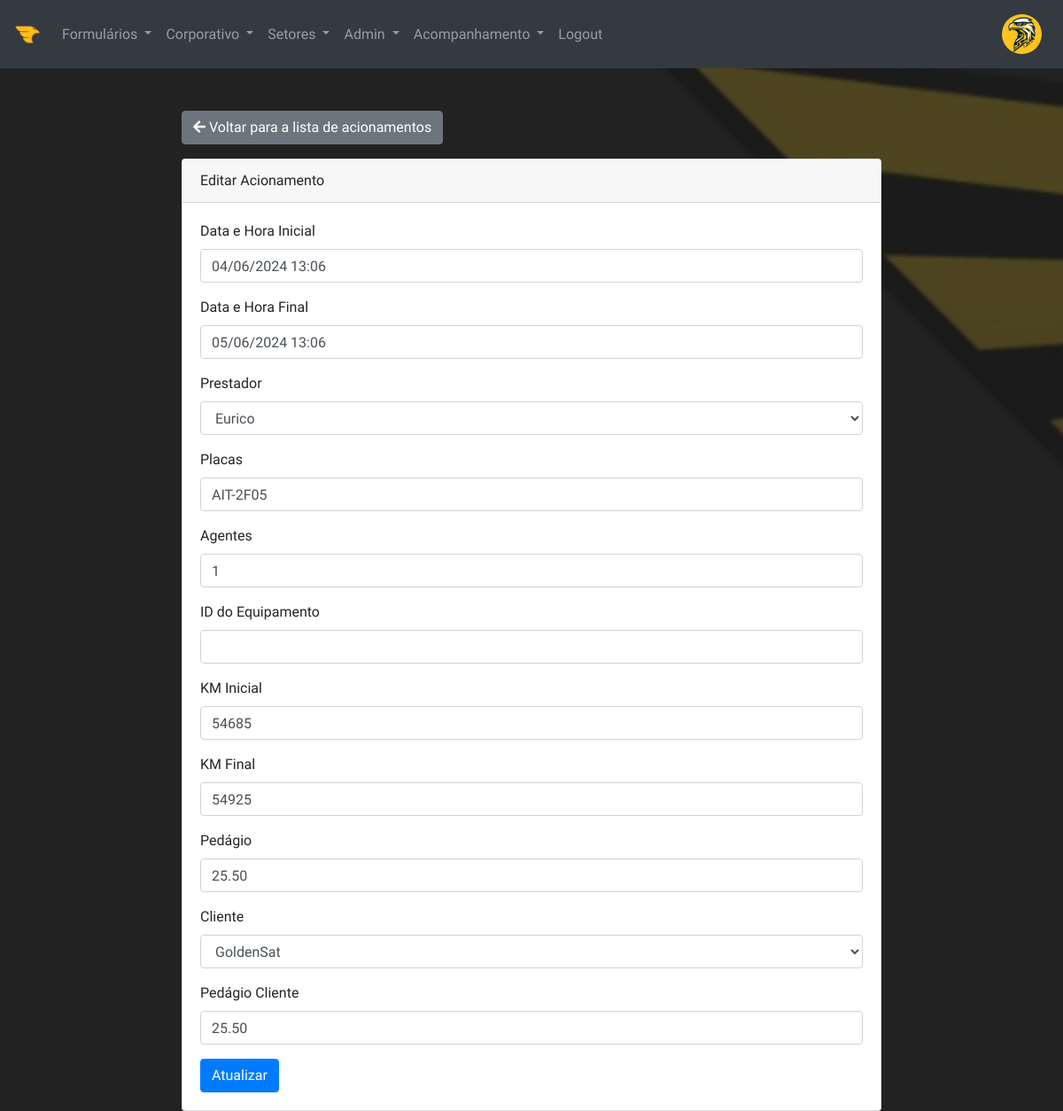
Page /activation/1/edit (signed in) on the earlier database version.
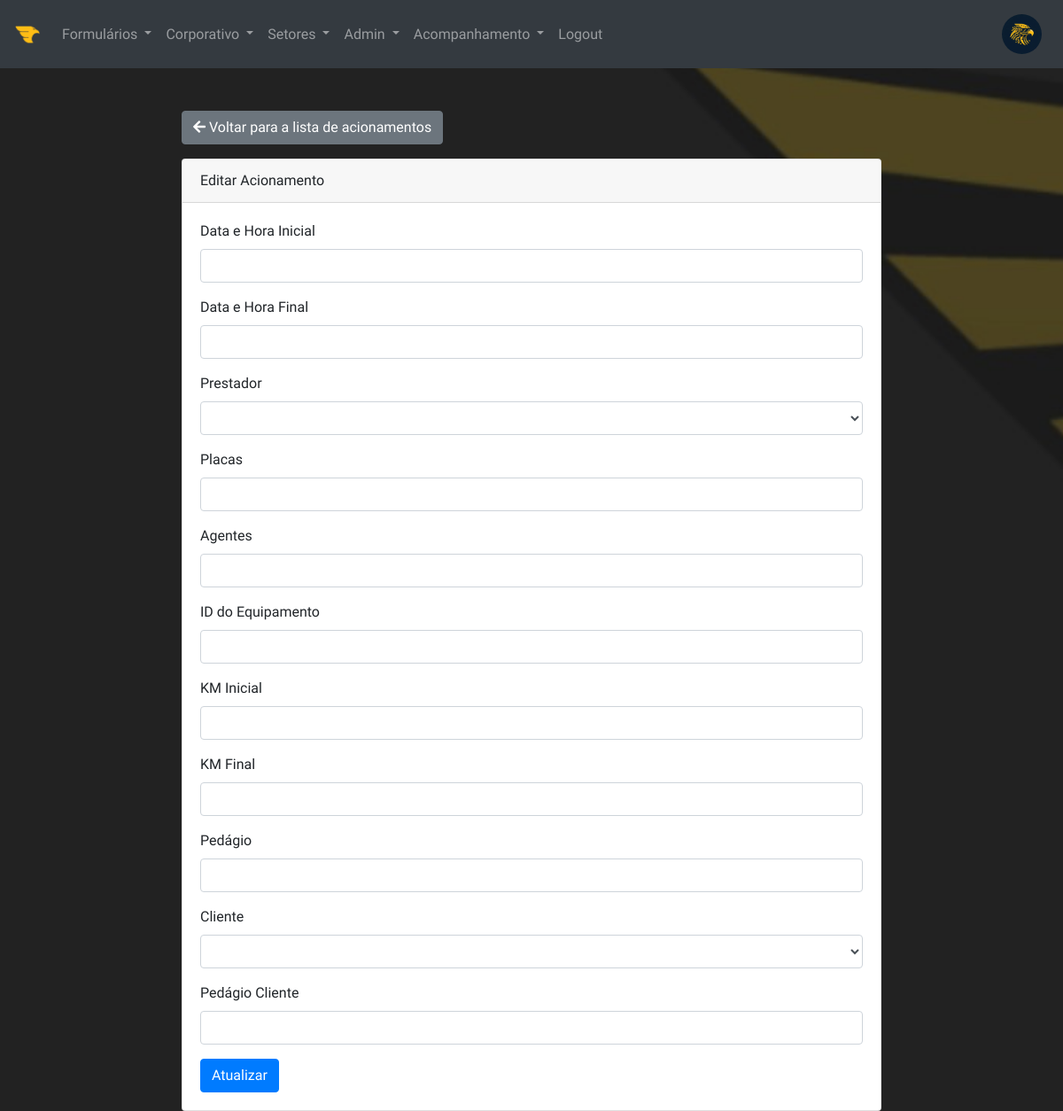
Same page on the later database version.
### models.py (models this page shows, shortened)
class User(UserMixin, db.Model):
    __tablename__ = 'users'  # Nome da tabela no banco de dados
    id = db.Column(db.Integer, primary_key=True)  # ID do usuário
    username = db.Column(db.String(100), unique=True, nullable=False)  # Nome de usuário
    email = db.Column(db.String(100), unique=True, nullable=False)  # E-mail do usuário
    password_hash = db.Column(db.String(128), nullable=False)  # Hash da senha do usuário
    profile_picture = db.Column(db.String(100), default='logo-golden.png')  # Imagem de perfil do usuário
    additional_info = db.Column(db.Text)  # Informações adicionais sobre o usuário
    access_level = db.Column(db.String(20), default='User')  # Nível de acesso do usuário

class Activation(db.Model):
    id = db.Column(db.Integer, primary_key=True)  # ID da ativação
    start_time = db.Column(db.DateTime)  # Data e hora de início da ativação
    end_time = db.Column(db.DateTime)  # Data e hora de término da ativação
    provider_id = db.Column(db.Integer, db.ForeignKey('provider.id'))  # ID do prestador associado à ativação
    client_id = db.Column(db.Integer, db.ForeignKey('client.id', name='fk_client_id'))  # ID do cliente associado à ativação
    plates = db.Column(db.String(50))  # Placas do veículo usado na ativação
    agents = db.Column(db.String(50))  # Agentes envolvidos na ativação
    equipment_id = db.Column(db.String(50))  # ID do equipamento usado na ativação
    initial_km = db.Column(db.Integer)  # Quilometragem inicial na ativação
    final_km = db.Column(db.Integer)  # Quilometragem final na ativação
    toll = db.Column(db.Float)  # Valor do pedágio na ativação
    client_toll = db.Column(db.Float)  # Valor do pedágio cobrado do cliente
    status = db.Column(db.String(20), default='Pendente')  # Status da ativação

### routes.py (the view, shortened to what this page needs)
@app.route('/activation/<int:id>/edit', methods=['GET', 'POST'])
@login_required  # Requer que o usuário esteja autenticado
@check_permissions(['Acompanhamento', 'Admin', 'Inteligência'])  # Verifica as permissões do usuário
def edit_activation(id):
    activation = Activation.query.get(id)
    form = ActivationEditForm(obj=activation)
    form.provider.choices = [(p.id, p.name) for p in Provider.query.all()]
    form.client.choices = [(c.id, c.name) for c in Client.query.all()]
    return render_template('edit_activation.html', form=form, activation=activation)

### forms.py
class ActivationEditForm(ActivationForm):
    client = SelectField('Cliente', coerce=int, validators=[DataRequired()])
    client_toll = DecimalField('Pedágio Cliente', validators=[DataRequired()])

### app.py (called while the page is built)
@login_manager.user_loader
def load_user(user_id):
    return User.query.get(int(user_id))  # Retorna o usuário pelo ID

### routes.py (called while the page is built)
def check_permissions(access_level):
    def decorator(func):
        @wraps(func)
        def wrapper(*args, **kwargs):
            if current_user.is_authenticated and current_user.access_level in access_level:
                return func(*args, **kwargs)
            else:
                flash('Você não tem permissão para acessar esta página.', 'danger')
                return redirect(url_for('index'))
        return wrapper
    return decorator

### templates/edit_activation.html (shortened to what this page needs)
{% extends 'base.html' %}
{% block content %}
<div class="row justify-content-center">
    <div class="col-md-8">
        <a href="{{ url_for('list_activations') }}" class="btn btn-secondary mb-3"><i class="fas fa-arrow-left"></i> Voltar para a lista de acionamentos</a>
        <div class="card">
            <div class="card-header">Editar Acionamento</div>
            <div class="card-body">
                <form method="POST">
                    <div class="form-group">
                        {{ form.start_time.label }} {{ form.start_time(class="form-control") }}
                    </div>
                    <div class="form-group">
                        {{ form.end_time.label }} {{ form.end_time(class="form-control") }}
                    </div>
                    <div class="form-group">
                        {{ form.provider.label }} {{ form.provider(class="form-control") }}
                    </div>
                    <div class="form-group">
                        {{ form.plates.label }} {{ form.plates(class="form-control") }}
                    </div>
                    <div class="form-group">
                        {{ form.agents.label }} {{ form.agents(class="form-control") }}
                    </div>
                    <div class="form-group">
                        {{ form.equipment_id.label }} {{ form.equipment_id(class="form-control") }}
                    </div>
                    <div class="form-group">
                        {{ form.initial_km.label }} {{ form.initial_km(class="form-control") }}
                    </div>
                    <div class="form-group">
                        {{ form.final_km.label }} {{ form.final_km(class="form-control") }}
                    </div>
                    <div class="form-group">
                        {{ form.toll.label }} {{ form.toll(class="form-control") }}
                    </div>
                    <div class="form-group">
                        {{ form.client.label }} {{ form.client(class="form-control") }}
                    </div>
                    <div class="form-group">
                        {{ form.client_toll.label }} {{ form.client_toll(class="form-control") }}
                    </div>
                    <button type="submit" class="btn btn-primary">Atualizar</button>
                </form>
            </div>
        </div>
    </div>
</div>
{% endblock %}

### templates/base.html (shortened to what this page needs)
<!DOCTYPE html>
<html lang="en">
<head>
    <link rel="stylesheet" href="https://stackpath.bootstrapcdn.com/bootstrap/4.5.2/css/bootstrap.min.css">
    <link rel="stylesheet" href="https://cdnjs.cloudflare.com/ajax/libs/font-awesome/5.15.1/css/all.min.css">
    <link rel="stylesheet" href="https://cdnjs.cloudflare.com/ajax/libs/animate.css/4.1.1/animate.min.css"/>
    <link rel="stylesheet" href="{{ url_for('static', filename='css/style.css') }}">
</head>
<body>
    <nav class="navbar navbar-expand-lg navbar-dark bg-dark">
        <a class="navbar-brand" href="{{ url_for('index') }}">
            <img src="{{ url_for('static', filename='img/logo-int.png') }}" alt="InteGS" height="30">
        </a>
        <div class="collapse navbar-collapse" id="navbarNav">
            <ul class="navbar-nav mr-auto">
                {% if current_user.is_authenticated %}
                {% if current_user.access_level in ['Admin', 'Manutenção', 'Comercial', 'Inteligência', 'Expedição'] %}
                <li class="nav-item dropdown">
                    <a class="nav-link dropdown-toggle" href="#" id="formsDropdown" role="button" data-toggle="dropdown" aria-haspopup="true" aria-expanded="false">
                        Formulários
                    </a>
                </li>
                {% endif %}
                {% if current_user.access_level in ['Admin', 'Diretoria', 'CEO', 'Inteligência'] %}
                <li class="nav-item dropdown">
                    <a class="nav-link dropdown-toggle" href="#" id="corporateDropdown" role="button" data-toggle="dropdown" aria-haspopup="true" aria-expanded="false">
                        Corporativo
                    </a>
                </li>
                {% endif %}
                {% if current_user.access_level in ['Admin', 'Manutenção', 'Comercial', 'Inteligência', 'CEO', 'Diretoria', 'Expedição', 'Configuração'] %}
                <li class="nav-item dropdown">
                    <a class="nav-link dropdown-toggle" href="#" id="sectorsDropdown" role="button" data-toggle="dropdown" aria-haspopup="true" aria-expanded="false">
                        Setores
                    </a>
                </li>
                {% endif %}
                {% if current_user.access_level in ['Admin','Inteligência', 'CEO', 'Diretoria'] %}
                <li class="nav-item dropdown">
                    <a class="nav-link dropdown-toggle" href="#" id="sectorsDropdown" role="button" data-toggle="dropdown" aria-haspopup="true" aria-expanded="false">
                        Admin
                    </a>
                </li>
                {% endif %}
                {% if current_user.access_level in ['Acompanhamento', 'Admin', 'Inteligência', 'Supervisor', 'CEO', 'Diretoria', 'Financeiro'] %}
                <li class="nav-item dropdown">
                    <a class="nav-link dropdown-toggle" href="#" id="sectorsDropdown" role="button" data-toggle="dropdown" aria-haspopup="true" aria-expanded="false">
                        Acompanhamento
                    </a>
                </li>
                {% endif %}
                <li class="nav-item">
                    <a class="nav-link" href="{{ url_for('logout') }}">Logout</a>
                </li>
                {% endif %}
            </ul>
            <ul class="navbar-nav">
                <li class="nav-item">
                    {% if current_user.is_authenticated %}
                    <a class="nav-link" href="{{ url_for('profile') }}">
                        <img src="{{ url_for('static', filename='img/' + current_user.profile_picture) }}" class="rounded-circle profile-icon" style="width: 45px; height: 45px;" alt="Foto do perfil">
                    </a>
                    {% endif %}
                </li>
            </ul>
        </div>
    </nav>
    {% block content %}{% endblock %}
</body>
</html>

Differences in the rows shown:
removed Activation: start_time "04/06/2024 13:06", end_time "05/06/2024 13:06", provider "Eurico", plates "AIT-2F05", agents "1", initial_km "54685", final_km "54925", toll "25.50", client "GoldenSat", client_toll "25.50"
changed User: profile_picture: a different picture
